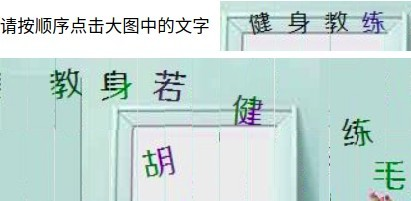
#> input picture Python-projects/verifycode/img/origin2/001.jpg, 411 x 201 px
$ python 'Connected Component Analysis-Labeling.py'
#> lines starting #> are read from the running program, lines starting #| are printed output that depends on the picture; after the words box and inside, x2 and y2 are one past the last pixel; in counts of white or black regions, pixels touching at a corner belong together
#> further down, im is the input picture: shape (201, 411, 3); mean R, G, B 197.4, 218.3, 215
from skimage.color import rgb2gray
from skimage.filters import threshold_otsu
from skimage.io import imread, imsave
from skimage.measure import label, regionprops


def imbinarize(im):
    """
    图像二值化
    """
    gray = rgb2gray(im)
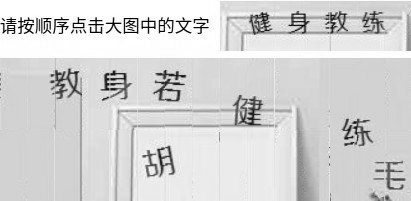
#> gray: shape (201, 411) float64; min 0, max 1, mean 0.838
    bw = gray < threshold_otsu(gray)
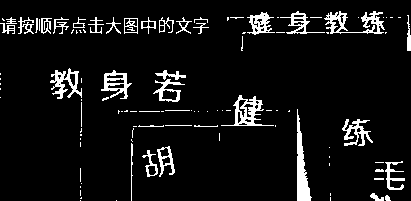
#> bw: shape (201, 411) bool; 7.4% white; 105 white regions (65 under 20 px)
    return bw


def imcrop(im, bbox):
    """
    裁剪图像
    """
    min_row, min_col, max_row, max_col = bbox
    return im[min_row:max_row, min_col:max_col, :]


if __name__ == "__main__":
    im = imread("img/origin2/001.jpg")
    bw = imbinarize(im)

    # 连通域分析
    labeled = label(bw)
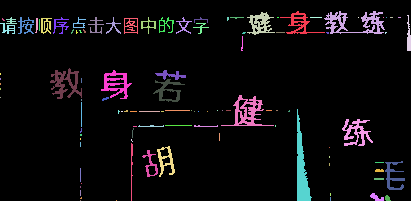
#> labeled: shape (201, 411) int32; 106 distinct labels, from 0 to 105; one colour per label, 0 black
    props = regionprops(labeled)
#> props = 105 regions; largest, box (x1, y1, x2, y2) and area: (297, 109, 312, 201) 640, (324, 11, 385, 34) 557, (221, 95, 274, 126) 517, (50, 68, 82, 99) 420, (101, 70, 132, 99) 361
    cnt = 0
    for region in props:
        if region.area > 64:
            cnt += 1
            imsave("{}.jpg".format(cnt), imcrop(im, region.bbox))
#> this loop made 105 passes
#> (min_row in imcrop, min_col in imcrop, max_row in imcrop, max_col in imcrop) on passes 1, 2, 3, 4, 6, 7, 9, 11, 12, 13, 26, 27: (11, 280, 34, 325), (11, 324, 34, 385), (12, 247, 35, 275), (15, 407, 51, 411), (17, 18, 34, 34), (17, 53, 34, 69), (17, 88, 34, 104), (17, 141, 34, 156), (17, 159, 33, 174), (17, 176, 34, 192), (18, 41, 34, 52), (18, 124, 34, 138)
#> pass 1, `imsave("{}.jpg".format(cnt), imcrop(im, region.bbox))`:
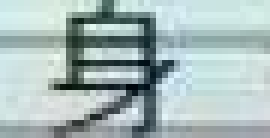
#> saved as 1.jpg: shape (23, 45, 3) (shown 6 times larger); mean R, G, B 167.6, 185.9, 185.2
#> pass 2, `imsave("{}.jpg".format(cnt), imcrop(im, region.bbox))`:
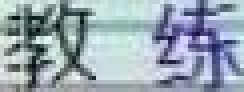
#> saved as 2.jpg: shape (23, 61, 3) (shown 4 times larger); mean R, G, B 151.8, 166.3, 177.9
#> after the loop, cnt = 24

$ run again, with Python-projects/verifycode/img/origin2/002.jpg copied over Python-projects/verifycode/img/origin2/001.jpg
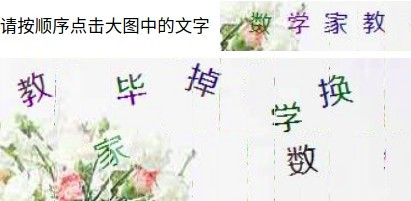
#> input picture Python-projects/verifycode/img/origin2/002.jpg, 411 x 201 px
#> im is the input picture: shape (201, 411, 3); mean R, G, B 230.3, 230.4, 227.2
#> bw: shape (201, 411) bool; 8.7% white; 110 white regions (66 under 20 px)
#> `labeled = label(bw)`:
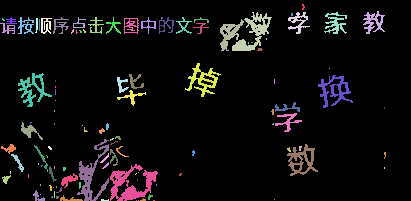
#> labeled: shape (201, 411) int32; 111 distinct labels, from 0 to 110; one colour per label, 0 black
#> props = 110 regions; largest, box (x1, y1, x2, y2) and area: (110, 164, 158, 201) 748, (77, 139, 109, 201) 576, (232, 12, 272, 51) 546, (318, 75, 353, 108) 414, (287, 144, 318, 176) 398
#> the loop `for region in props:` made 110 passes
#> (min_row in imcrop, min_col in imcrop, max_row in imcrop, max_col in imcrop) on passes 2, 3, 4, 5, 8, 9, 11, 12: (11, 363, 34, 385), (12, 232, 51, 272), (12, 288, 34, 310), (12, 324, 34, 347), (17, 18, 34, 34), (17, 53, 34, 69), (17, 88, 34, 104), (17, 106, 34, 121)
#> pass 2, `imsave("{}.jpg".format(cnt), imcrop(im, region.bbox))`:
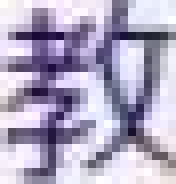
#> saved as 1.jpg: shape (23, 22, 3) (shown 8 times larger); mean R, G, B 175.7, 168.3, 193.2
#> after the loop `for region in props:`: cnt = 30

$ run again, with Python-projects/verifycode/img/origin2/003.jpg copied over Python-projects/verifycode/img/origin2/001.jpg
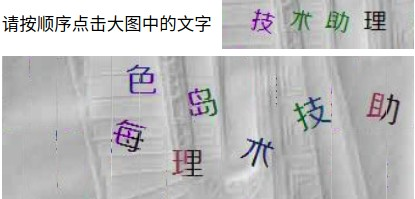
#> input picture Python-projects/verifycode/img/origin2/003.jpg, 415 x 199 px
#> im is the input picture: shape (199, 415, 3); mean R, G, B 189.7, 189.1, 190.3
#> bw: shape (199, 415) bool; 83.7% white; 71 black regions (63 under 20 px)
#> `labeled = label(bw)`:
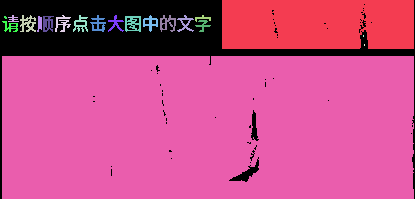
#> labeled: shape (199, 415) int32; 21 distinct labels, from 0 to 20; one colour per label, 0 black
#> props = 20 regions; largest, box (x1, y1, x2, y2) and area: (2, 56, 414, 199) 58388, (222, 0, 414, 49) 9214, (125, 16, 141, 32) 170, (20, 15, 36, 32) 146, (160, 15, 176, 32) 132
#> the loop `for region in props:` made 20 passes
#> (min_row in imcrop, min_col in imcrop, max_row in imcrop, max_col in imcrop) on passes 1, 3, 4, 5, 6, 7, 8, 9: (0, 222, 49, 414), (15, 20, 32, 36), (15, 55, 32, 71), (15, 73, 32, 88), (15, 90, 32, 106), (15, 108, 32, 124), (15, 143, 32, 158), (15, 160, 32, 176)
#> pass 1, `imsave("{}.jpg".format(cnt), imcrop(im, region.bbox))`:
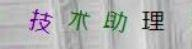
#> saved as 1.jpg: shape (49, 192, 3); mean R, G, B 177.9, 178.6, 178.9
#> after the loop `for region in props:`: cnt = 14

$ run again, with Python-projects/verifycode/img/origin2/004.bmp saved as Python-projects/verifycode/img/origin2/001.jpg
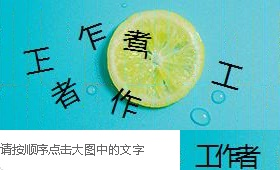
#> input picture Python-projects/verifycode/img/origin2/004.bmp, 280 x 170 px
#> im is the input picture: shape (170, 280, 3); mean R, G, B 104.2, 196.2, 193
#> in imbinarize, `bw = gray < threshold_otsu(gray)`:
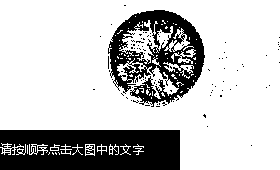
#> bw: shape (170, 280) bool; 76.2% white; 99 black regions (96 under 20 px)
#> `labeled = label(bw)`:
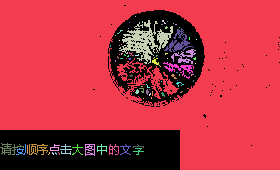
#> labeled: shape (170, 280) int32; 86 distinct labels, from 0 to 85; one colour per label, 0 black
#> props = 85 regions; largest, box (x1, y1, x2, y2) and area: (0, 0, 280, 170) 34040, (119, 20, 173, 64) 883, (164, 28, 194, 52) 224, (163, 62, 194, 79) 159, (171, 49, 196, 64) 143
#> the loop `for region in props:` made 85 passes
#> (min_row in imcrop, min_col in imcrop, max_row in imcrop, max_col in imcrop) on passes 1, 3, 14, 23, 41: (0, 0, 170, 280), (20, 119, 64, 173), (28, 164, 52, 194), (49, 171, 64, 196), (62, 163, 79, 194)
#> after the loop `for region in props:`: cnt = 8
